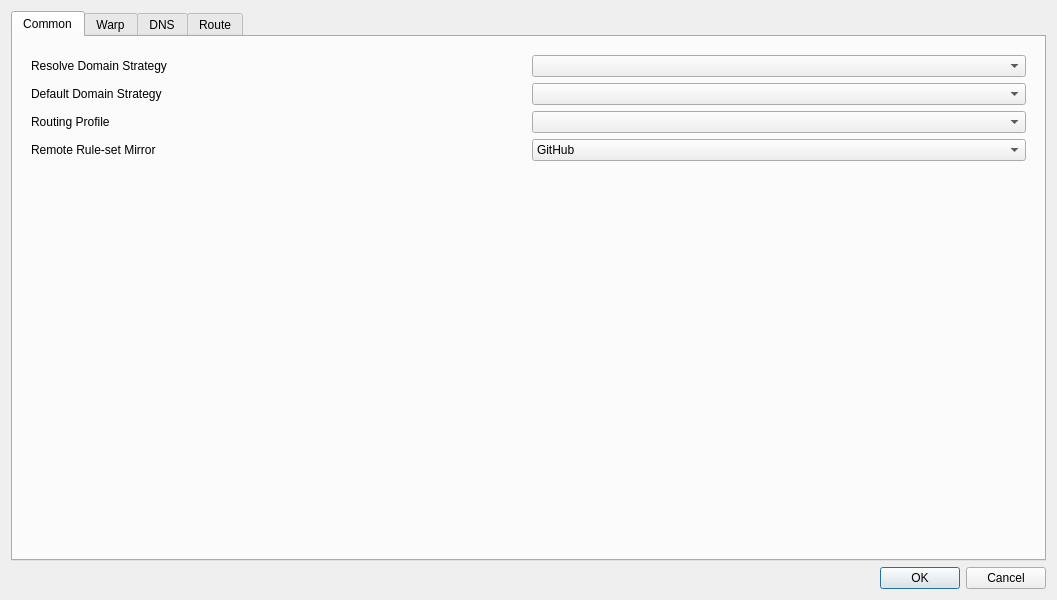
<?xml version="1.0" encoding="UTF-8"?>
<ui version="4.0">
 <class>DialogManageRoutes</class>
 <widget class="QDialog" name="DialogManageRoutes">
  <property name="geometry">
   <rect>
    <x>0</x>
    <y>0</y>
    <width>1057</width>
    <height>600</height>
   </rect>
  </property>
  <property name="windowTitle">
   <string>Routes</string>
  </property>
  <layout class="QVBoxLayout" name="verticalLayout">
   <item>
    <widget class="QTabWidget" name="tabWidget">
     <property name="currentIndex">
      <number>0</number>
     </property>
     <widget class="QWidget" name="tab">
      <attribute name="title">
       <string>Common</string>
      </attribute>
      <layout class="QVBoxLayout" name="verticalLayout_3">
       <item>
        <widget class="QWidget" name="widget" native="true">
         <layout class="QGridLayout" name="gridLayout_2">
          <item row="3" column="1">
           <widget class="QComboBox" name="route_prof"/>
          </item>
          <item row="2" column="0">
           <widget class="QLabel" name="label_3">
            <property name="uiLevel" stdset="0">
             <string notr="true">advanced</string>
            </property>
            <property name="toolTip">
             <string>&lt;html&gt;&lt;head/&gt;&lt;body&gt;&lt;p&gt;Used as default strategy when resolving outbound/dns server Domain addresses&lt;/p&gt;&lt;/body&gt;&lt;/html&gt;</string>
            </property>
            <property name="text">
             <string>Default Domain Strategy</string>
            </property>
            <property name="buddy">
             <cstring>default_domain_strategy</cstring>
            </property>
           </widget>
          </item>
          <item row="1" column="1">
           <widget class="QComboBox" name="domainStrategyCombo">
            <property name="uiLevel" stdset="0">
             <string notr="true">advanced</string>
            </property>
            <property name="editable">
             <bool>false</bool>
            </property>
           </widget>
          </item>
          <item row="2" column="1">
           <widget class="QComboBox" name="default_domain_strategy">
            <property name="uiLevel" stdset="0">
             <string notr="true">advanced</string>
            </property>
            <property name="editable">
             <bool>false</bool>
            </property>
           </widget>
          </item>
          <item row="4" column="0">
           <widget class="QLabel" name="ruleset_mirror_l">
            <property name="uiLevel" stdset="0">
             <string notr="true">advanced</string>
            </property>
            <property name="text">
             <string>Remote Rule-set Mirror</string>
            </property>
            <property name="buddy">
             <cstring>ruleset_mirror</cstring>
            </property>
           </widget>
          </item>
          <item row="1" column="0">
           <widget class="QLabel" name="label_6">
            <property name="uiLevel" stdset="0">
             <string notr="true">advanced</string>
            </property>
            <property name="toolTip">
             <string>&lt;html&gt;&lt;head/&gt;&lt;body&gt;&lt;p&gt;If not empty, resolves domains in requests according to the strategy&lt;/p&gt;&lt;/body&gt;&lt;/html&gt;</string>
            </property>
            <property name="text">
             <string>Resolve Domain Strategy</string>
            </property>
            <property name="buddy">
             <cstring>domainStrategyCombo</cstring>
            </property>
           </widget>
          </item>
          <item row="3" column="0">
           <widget class="QLabel" name="route_prof_l">
            <property name="text">
             <string>Routing Profile</string>
            </property>
            <property name="buddy">
             <cstring>route_prof</cstring>
            </property>
           </widget>
          </item>
          <item row="4" column="1">
           <widget class="QComboBox" name="ruleset_mirror">
            <property name="uiLevel" stdset="0">
             <string notr="true">advanced</string>
            </property>
            <item>
             <property name="text">
              <string>GitHub</string>
             </property>
            </item>
            <item>
             <property name="text">
              <string>jsDelivr(Cloudflare)</string>
             </property>
            </item>
            <item>
             <property name="text">
              <string>jsDelivr(Gcore)</string>
             </property>
            </item>
            <item>
             <property name="text">
              <string>jsDelivr(Quantil)</string>
             </property>
            </item>
            <item>
             <property name="text">
              <string>jsDelivr(Fastly)</string>
             </property>
            </item>
            <item>
             <property name="text">
              <string>jsDelivr(CDN)</string>
             </property>
            </item>
           </widget>
          </item>
         </layout>
        </widget>
       </item>
       <item>
        <spacer name="common_bottom_spacer">
         <property name="orientation">
          <enum>Qt::Vertical</enum>
         </property>
         <property name="sizeHint" stdset="0">
          <size>
           <width>20</width>
           <height>0</height>
          </size>
         </property>
        </spacer>
       </item>
      </layout>
     </widget>
     <widget class="QWidget" name="tab_5">
      <property name="uiFoldInto" stdset="0">
       <string notr="true">tab</string>
      </property>
      <attribute name="title">
       <string>Warp</string>
      </attribute>
      <layout class="QVBoxLayout" name="verticalLayout_8">
       <item>
        <widget class="QWidget" name="widget_3" native="true">
         <layout class="QFormLayout" name="formLayout_3">
          <item row="0" column="0">
           <widget class="QCheckBox" name="enable_warp">
            <property name="toolTip">
             <string>&lt;html&gt;&lt;head/&gt;&lt;body&gt;&lt;p&gt;Enables the following config to be used as egress, useful for bypassing services restrciting non-warp VPNs&lt;/p&gt;&lt;/body&gt;&lt;/html&gt;</string>
            </property>
            <property name="text">
             <string>Enable Warp</string>
            </property>
           </widget>
          </item>
          <item row="1" column="0">
           <widget class="QLabel" name="warp_mode_l">
            <property name="toolTip">
             <string>WireGuard runs over UDP. AmneziaWG adds WARP-compatible junk and camouflage packets. MASQUE tunnels over HTTP/3 or HTTP/2.</string>
            </property>
            <property name="text">
             <string>Mode</string>
            </property>
            <property name="buddy">
             <cstring>warp_mode</cstring>
            </property>
           </widget>
          </item>
          <item row="1" column="1">
           <widget class="QComboBox" name="warp_mode">
            <property name="toolTip">
             <string>WireGuard runs over UDP. AmneziaWG adds WARP-compatible junk and camouflage packets. MASQUE tunnels over HTTP/3 or HTTP/2.</string>
            </property>
            <item>
             <property name="text">
              <string notr="true">WireGuard</string>
             </property>
            </item>
            <item>
             <property name="text">
              <string notr="true">MASQUE</string>
             </property>
            </item>
            <item>
             <property name="text">
              <string notr="true">AmneziaWG</string>
             </property>
            </item>
           </widget>
          </item>
         </layout>
        </widget>
       </item>
       <item>
        <widget class="QGroupBox" name="warp_wg_box">
         <property name="uiLevel" stdset="0">
          <string notr="true">advanced</string>
         </property>
         <property name="title">
          <string notr="true">WireGuard</string>
         </property>
         <layout class="QFormLayout" name="warp_wg_form">
          <item row="0" column="0">
           <widget class="QLabel" name="label_7">
            <property name="text">
             <string>Endpoint</string>
            </property>
            <property name="buddy">
             <cstring>warp_ep</cstring>
            </property>
           </widget>
          </item>
          <item row="0" column="1">
           <widget class="QLineEdit" name="warp_ep"/>
          </item>
          <item row="1" column="0">
           <widget class="QLabel" name="label_4">
            <property name="text">
             <string>Private Key</string>
            </property>
            <property name="buddy">
             <cstring>warp_private_key</cstring>
            </property>
           </widget>
          </item>
          <item row="1" column="1">
           <widget class="QLineEdit" name="warp_private_key"/>
          </item>
          <item row="2" column="0">
           <widget class="QLabel" name="label_5">
            <property name="text">
             <string>Public Key</string>
            </property>
            <property name="buddy">
             <cstring>warp_public_key</cstring>
            </property>
           </widget>
          </item>
          <item row="2" column="1">
           <widget class="QLineEdit" name="warp_public_key"/>
          </item>
          <item row="3" column="0">
           <widget class="QLabel" name="label_12">
            <property name="text">
             <string>Interface Addresses</string>
            </property>
            <property name="buddy">
             <cstring>warp_ifc_addrs</cstring>
            </property>
           </widget>
          </item>
          <item row="3" column="1">
           <widget class="QLineEdit" name="warp_ifc_addrs"/>
          </item>
          <item row="4" column="0">
           <widget class="QLabel" name="label">
            <property name="text">
             <string>Reserved</string>
            </property>
            <property name="buddy">
             <cstring>warp_reserved</cstring>
            </property>
           </widget>
          </item>
          <item row="4" column="1">
           <widget class="QLineEdit" name="warp_reserved"/>
          </item>
         </layout>
        </widget>
       </item>
       <item>
        <widget class="QGroupBox" name="warp_masque_box">
         <property name="uiLevel" stdset="0">
          <string notr="true">advanced</string>
         </property>
         <property name="title">
          <string notr="true">MASQUE</string>
         </property>
         <layout class="QFormLayout" name="warp_masque_form">
          <item row="0" column="0">
           <widget class="QLabel" name="warp_masque_ep_l">
            <property name="text">
             <string>Endpoint</string>
            </property>
            <property name="buddy">
             <cstring>warp_masque_ep</cstring>
            </property>
           </widget>
          </item>
          <item row="0" column="1">
           <widget class="QLineEdit" name="warp_masque_ep"/>
          </item>
          <item row="1" column="0">
           <widget class="QLabel" name="warp_masque_private_key_l">
            <property name="text">
             <string>Private Key</string>
            </property>
            <property name="buddy">
             <cstring>warp_masque_private_key</cstring>
            </property>
           </widget>
          </item>
          <item row="1" column="1">
           <widget class="QLineEdit" name="warp_masque_private_key"/>
          </item>
          <item row="2" column="0">
           <widget class="QLabel" name="warp_masque_peer_public_key_l">
            <property name="toolTip">
             <string>Base64 DER of the server's public key. When set, it pins the server certificate.</string>
            </property>
            <property name="text">
             <string>Peer Public Key</string>
            </property>
            <property name="buddy">
             <cstring>warp_masque_peer_public_key</cstring>
            </property>
           </widget>
          </item>
          <item row="2" column="1">
           <widget class="QLineEdit" name="warp_masque_peer_public_key"/>
          </item>
          <item row="3" column="0">
           <widget class="QLabel" name="warp_masque_ifc_addrs_l">
            <property name="text">
             <string>Interface Addresses</string>
            </property>
            <property name="buddy">
             <cstring>warp_masque_ifc_addrs</cstring>
            </property>
           </widget>
          </item>
          <item row="3" column="1">
           <widget class="QLineEdit" name="warp_masque_ifc_addrs"/>
          </item>
          <item row="4" column="0">
           <widget class="QLabel" name="warp_masque_sni_l">
            <property name="text">
             <string notr="true">SNI</string>
            </property>
            <property name="buddy">
             <cstring>warp_masque_sni</cstring>
            </property>
           </widget>
          </item>
          <item row="4" column="1">
           <widget class="QLineEdit" name="warp_masque_sni"/>
          </item>
          <item row="5" column="0">
           <widget class="QLabel" name="warp_masque_http_mode_l">
            <property name="toolTip">
             <string>HTTP/3 runs over UDP; HTTP/2 runs over TLS on TCP and works where UDP is blocked.</string>
            </property>
            <property name="text">
             <string>HTTP Version</string>
            </property>
            <property name="buddy">
             <cstring>warp_masque_http_mode</cstring>
            </property>
           </widget>
          </item>
          <item row="5" column="1">
           <widget class="QComboBox" name="warp_masque_http_mode">
            <property name="toolTip">
             <string>HTTP/3 runs over UDP; HTTP/2 runs over TLS on TCP and works where UDP is blocked.</string>
            </property>
            <item>
             <property name="text">
              <string>HTTP/3 (fallback to HTTP/2)</string>
             </property>
            </item>
            <item>
             <property name="text">
              <string>HTTP/3 only</string>
             </property>
            </item>
            <item>
             <property name="text">
              <string notr="true">HTTP/2</string>
             </property>
            </item>
           </widget>
          </item>
         </layout>
        </widget>
       </item>
       <item>
        <layout class="QHBoxLayout" name="warp_autogen_row">
         <item>
           <widget class="QPushButton" name="warp_autogen">
            <property name="toolTip">
             <string>&lt;html&gt;&lt;head/&gt;&lt;body&gt;&lt;p&gt;Gets a new config from cloudflare API&lt;/p&gt;&lt;/body&gt;&lt;/html&gt;</string>
            </property>
            <property name="text">
             <string>Generate Warp Config</string>
            </property>
           </widget>
          </item>
         <item>
          <widget class="QPushButton" name="warp_api_hosts_btn">
           <property name="uiLevel" stdset="0">
            <string notr="true">advanced</string>
           </property>
           <property name="toolTip">
            <string>Cloudflare API domains to try, in order, when generating a WARP config</string>
           </property>
           <property name="text">
            <string>Registration Domains…</string>
           </property>
          </widget>
         </item>
         <item>
          <spacer name="warp_autogen_spacer">
           <property name="orientation">
            <enum>Qt::Horizontal</enum>
            </property>
           <property name="sizeHint" stdset="0">
            <size>
             <width>40</width>
             <height>20</height>
            </size>
            </property>
          </spacer>
          </item>
         </layout>
       </item>
       <item>
        <spacer name="warp_bottom_spacer">
         <property name="orientation">
          <enum>Qt::Vertical</enum>
         </property>
         <property name="sizeHint" stdset="0">
          <size>
           <width>20</width>
           <height>40</height>
          </size>
         </property>
        </spacer>
       </item>
      </layout>
     </widget>
     <widget class="QWidget" name="tab_3">
      <attribute name="title">
       <string>DNS</string>
      </attribute>
      <layout class="QVBoxLayout" name="verticalLayout_4">
       <item>
        <widget class="QGroupBox" name="simple_dns_box">
         <property name="uiFoldInto" stdset="0">
          <string notr="true">tab</string>
         </property>
         <property name="title">
          <string>Simple DNS Settings</string>
         </property>
         <layout class="QGridLayout" name="gridLayout">
          <item row="4" column="0">
           <widget class="QLabel" name="label_2">
            <property name="uiLevel" stdset="0">
             <string notr="true">advanced</string>
            </property>
            <property name="toolTip">
             <string>&lt;html&gt;&lt;head/&gt;&lt;body&gt;&lt;p&gt;Local DNS can not be used in some configurations, you will have to set an ip here to be used as local dns in such situations&lt;/p&gt;&lt;/body&gt;&lt;/html&gt;</string>
            </property>
            <property name="text">
             <string>Local Override</string>
            </property>
            <property name="buddy">
             <cstring>local_override</cstring>
            </property>
           </widget>
          </item>
          <item row="7" column="3">
           <layout class="QHBoxLayout" name="horizontalLayout_3">
            <item>
             <widget class="QComboBox" name="dns_final_out">
              <item>
               <property name="text">
                <string notr="true">remote</string>
               </property>
              </item>
              <item>
               <property name="text">
                <string notr="true">direct</string>
               </property>
              </item>
             </widget>
            </item>
            <item>
             <widget class="QCheckBox" name="enable_dns_routing">
              <property name="uiLevel" stdset="0">
               <string notr="true">advanced</string>
              </property>
              <property name="toolTip">
               <string>&lt;html&gt;&lt;head/&gt;&lt;body&gt;&lt;p&gt;When enabled, domains destined for direct outbound will also be resolved using direct dns&lt;/p&gt;&lt;/body&gt;&lt;/html&gt;</string>
              </property>
              <property name="text">
               <string>Enable DNS Routing</string>
              </property>
             </widget>
            </item>
            <item>
             <widget class="QCheckBox" name="respect_hosts">
              <property name="uiLevel" stdset="0">
               <string notr="true">advanced</string>
              </property>
              <property name="toolTip">
               <string>&lt;html&gt;&lt;head/&gt;&lt;body&gt;&lt;p&gt;Answer A/AAAA queries from the system hosts file before consulting any DNS server. Only domains actually listed in the file are affected.&lt;/p&gt;&lt;/body&gt;&lt;/html&gt;</string>
              </property>
              <property name="text">
               <string>Respect Hosts File</string>
              </property>
             </widget>
            </item>
            <item>
             <widget class="QPushButton" name="predefined_dns">
              <property name="uiLevel" stdset="0">
               <string notr="true">advanced</string>
              </property>
              <property name="sizePolicy">
               <sizepolicy hsizetype="Maximum" vsizetype="Fixed">
                <horstretch>0</horstretch>
                <verstretch>0</verstretch>
               </sizepolicy>
              </property>
              <property name="text">
               <string>Predefined Answers</string>
              </property>
             </widget>
            </item>
           </layout>
          </item>
          <item row="1" column="0">
           <widget class="QLabel" name="label_9">
            <property name="toolTip">
             <string>&lt;html&gt;&lt;head/&gt;&lt;body&gt;&lt;p&gt;examples:&lt;br/&gt;tls://8.8.8.8&lt;br/&gt;https://domain/path&lt;/p&gt;&lt;p&gt;tcp://8.8.8.8:1234&lt;/p&gt;&lt;p&gt;dhcp://auto&lt;/p&gt;&lt;p&gt;h3://domain/path&lt;/p&gt;&lt;p&gt;quic://domain:4632&lt;/p&gt;&lt;p&gt;etc&lt;/p&gt;&lt;/body&gt;&lt;/html&gt;</string>
            </property>
            <property name="text">
             <string>Remote DNS</string>
            </property>
            <property name="buddy">
             <cstring>remote_dns</cstring>
            </property>
           </widget>
          </item>
          <item row="4" column="3">
           <layout class="QHBoxLayout" name="horizontalLayout_5">
            <item>
             <widget class="QLineEdit" name="local_override">
              <property name="uiLevel" stdset="0">
               <string notr="true">advanced</string>
              </property>
             </widget>
            </item>
           </layout>
          </item>
          <item row="2" column="3">
           <layout class="QHBoxLayout" name="horizontalLayout_8">
            <item>
             <widget class="QComboBox" name="direct_dns">
              <property name="sizePolicy">
               <sizepolicy hsizetype="Expanding" vsizetype="Fixed">
                <horstretch>0</horstretch>
                <verstretch>0</verstretch>
               </sizepolicy>
              </property>
              <property name="editable">
               <bool>true</bool>
              </property>
             </widget>
            </item>
            <item>
             <widget class="QCheckBox" name="direct_dns_disable_ipv6">
              <property name="uiLevel" stdset="0">
               <string notr="true">advanced</string>
              </property>
              <property name="toolTip">
               <string>Answer AAAA queries sent to this server with an empty result.</string>
              </property>
              <property name="text">
               <string>Disable IPv6</string>
              </property>
             </widget>
            </item>
           </layout>
          </item>
          <item row="2" column="0">
           <widget class="QLabel" name="label_8">
            <property name="toolTip">
             <string>This is especially important and it is recommended to use the default value of &quot;localhost&quot;.
If the default value does not work, try changing it to &quot;223.5.5.5&quot;.
For more information, see the document &quot;Configuration/DNS&quot;.</string>
            </property>
            <property name="text">
             <string>Direct DNS</string>
            </property>
            <property name="buddy">
             <cstring>direct_dns</cstring>
            </property>
           </widget>
          </item>
          <item row="1" column="3">
           <layout class="QHBoxLayout" name="horizontalLayout_7">
            <item>
             <widget class="QComboBox" name="remote_dns">
              <property name="sizePolicy">
               <sizepolicy hsizetype="Expanding" vsizetype="Fixed">
                <horstretch>0</horstretch>
                <verstretch>0</verstretch>
               </sizepolicy>
              </property>
              <property name="editable">
               <bool>true</bool>
              </property>
             </widget>
            </item>
            <item>
             <widget class="QCheckBox" name="remote_dns_disable_ipv6">
              <property name="uiLevel" stdset="0">
               <string notr="true">advanced</string>
              </property>
              <property name="toolTip">
               <string>Answer AAAA queries sent to this server with an empty result.</string>
              </property>
              <property name="text">
               <string>Disable IPv6</string>
              </property>
             </widget>
            </item>
           </layout>
          </item>
          <item row="7" column="0">
           <widget class="QLabel" name="dns_final_out_l">
            <property name="text">
             <string>Default DNS server</string>
            </property>
            <property name="buddy">
             <cstring>dns_final_out</cstring>
            </property>
           </widget>
          </item>
          <item row="8" column="3">
           <layout class="QHBoxLayout" name="horizontalLayout_6">
            <item>
             <widget class="QCheckBox" name="enable_fakeip">
              <property name="uiLevel" stdset="0">
               <string notr="true">advanced</string>
              </property>
              <property name="text">
               <string>Enable FakeIP</string>
              </property>
             </widget>
            </item>
            <item>
             <widget class="QCheckBox" name="fakeip_disable_ipv6">
              <property name="uiLevel" stdset="0">
               <string notr="true">advanced</string>
              </property>
              <property name="toolTip">
               <string>Hand out no fake IPv6 addresses; AAAA queries are answered empty.</string>
              </property>
              <property name="text">
               <string>FakeIP Disable IPv6</string>
              </property>
             </widget>
            </item>
           </layout>
          </item>
         </layout>
        </widget>
       </item>
       <item>
        <widget class="QGroupBox" name="groupBox">
         <property name="uiLevel" stdset="0">
          <string notr="true">advanced</string>
         </property>
         <property name="sizePolicy">
          <sizepolicy hsizetype="Preferred" vsizetype="Maximum">
           <horstretch>0</horstretch>
           <verstretch>0</verstretch>
          </sizepolicy>
         </property>
         <property name="title">
          <string>Advanced</string>
         </property>
         <layout class="QVBoxLayout" name="verticalLayout_5">
          <item>
           <widget class="QPushButton" name="dns_advanced">
            <property name="sizePolicy">
             <sizepolicy hsizetype="Expanding" vsizetype="Fixed">
              <horstretch>0</horstretch>
              <verstretch>0</verstretch>
             </sizepolicy>
            </property>
            <property name="toolTip">
             <string>&lt;html&gt;&lt;head/&gt;&lt;body&gt;&lt;p&gt;Cache behaviour, optimistic cache and query timeout.&lt;/p&gt;&lt;/body&gt;&lt;/html&gt;</string>
            </property>
            <property name="text">
             <string>Advanced Settings</string>
            </property>
           </widget>
          </item>
          <item>
           <widget class="QCheckBox" name="apply_dns_to_full_config">
            <property name="toolTip">
             <string>&lt;html&gt;&lt;head/&gt;&lt;body&gt;&lt;p&gt;Profiles that carry a whole sing-box config normally use the DNS servers written into that config, ignoring everything above. Turn this on to use these settings instead. If the profile\x27s own rules reference its DNS servers the swap is skipped and reported in the log.&lt;/p&gt;&lt;/body&gt;&lt;/html&gt;</string>
            </property>
            <property name="text">
             <string>Apply these DNS settings to full-config profiles</string>
            </property>
           </widget>
          </item>
          <item>
           <layout class="QHBoxLayout" name="horizontalLayout_4">
            <item>
             <widget class="QCheckBox" name="use_dns_object">
              <property name="text">
               <string>Use Custom DNS Object</string>
              </property>
             </widget>
            </item>
            <item>
             <widget class="QPushButton" name="dns_object_edit">
              <property name="sizePolicy">
               <sizepolicy hsizetype="Expanding" vsizetype="Fixed">
                <horstretch>0</horstretch>
                <verstretch>0</verstretch>
               </sizepolicy>
              </property>
              <property name="text">
               <string>Edit DNS Object</string>
              </property>
             </widget>
            </item>
           </layout>
          </item>
         </layout>
        </widget>
       </item>
       <item>
        <spacer name="dns_bottom_spacer">
         <property name="orientation">
          <enum>Qt::Vertical</enum>
         </property>
         <property name="sizeHint" stdset="0">
          <size>
           <width>20</width>
           <height>0</height>
          </size>
         </property>
        </spacer>
       </item>
      </layout>
     </widget>
     <widget class="QWidget" name="tab_2">
      <attribute name="title">
       <string>Route</string>
      </attribute>
      <layout class="QVBoxLayout" name="verticalLayout_2">
       <item>
        <widget class="QGroupBox" name="route_profiles_box">
         <property name="title">
          <string>Routing Profiles</string>
         </property>
         <layout class="QVBoxLayout" name="verticalLayout_6">
          <item>
           <widget class="QListWidget" name="route_profiles"/>
          </item>
          <item>
           <widget class="QWidget" name="widget_2" native="true">
            <layout class="QHBoxLayout" name="horizontalLayout_2">
             <item>
              <widget class="QPushButton" name="new_route">
               <property name="text">
                <string>New</string>
               </property>
              </widget>
             </item>
             <item>
              <widget class="QPushButton" name="clone_route">
               <property name="text">
                <string>Clone</string>
               </property>
              </widget>
             </item>
             <item>
              <widget class="QPushButton" name="export_route">
               <property name="text">
                <string>Export</string>
               </property>
              </widget>
             </item>
             <item>
              <widget class="QPushButton" name="import_route">
               <property name="text">
                <string>Import</string>
               </property>
              </widget>
             </item>
             <item>
              <widget class="QPushButton" name="edit_route">
               <property name="text">
                <string>Edit</string>
               </property>
              </widget>
             </item>
             <item>
              <widget class="QPushButton" name="delete_route">
               <property name="text">
                <string>Delete</string>
               </property>
              </widget>
             </item>
             <item>
              <widget class="QPushButton" name="update_route">
               <property name="toolTip">
                <string>Update the selected remote routing profile, or all of them</string>
               </property>
               <property name="text">
                <string>Update</string>
               </property>
              </widget>
             </item>
            </layout>
           </widget>
          </item>
         </layout>
        </widget>
       </item>
      </layout>
     </widget>
    </widget>
   </item>
   <item>
    <layout class="QHBoxLayout" name="horizontalLayout">
     <item>
      <widget class="QDialogButtonBox" name="buttonBox">
       <property name="sizePolicy">
        <sizepolicy hsizetype="Preferred" vsizetype="Preferred">
         <horstretch>0</horstretch>
         <verstretch>0</verstretch>
        </sizepolicy>
       </property>
       <property name="standardButtons">
        <set>QDialogButtonBox::StandardButton::Cancel|QDialogButtonBox::StandardButton::Ok</set>
       </property>
      </widget>
     </item>
    </layout>
   </item>
  </layout>
 </widget>
 <tabstops>
  <tabstop>tabWidget</tabstop>
  <tabstop>domainStrategyCombo</tabstop>
  <tabstop>default_domain_strategy</tabstop>
  <tabstop>remote_dns</tabstop>
  <tabstop>remote_dns_disable_ipv6</tabstop>
  <tabstop>direct_dns</tabstop>
  <tabstop>direct_dns_disable_ipv6</tabstop>
  <tabstop>dns_final_out</tabstop>
 </tabstops>
 <resources/>
 <connections>
  <connection>
   <sender>buttonBox</sender>
   <signal>rejected()</signal>
   <receiver>DialogManageRoutes</receiver>
   <slot>reject()</slot>
   <hints>
    <hint type="sourcelabel">
     <x>399</x>
     <y>574</y>
    </hint>
    <hint type="destinationlabel">
     <x>399</x>
     <y>299</y>
    </hint>
   </hints>
  </connection>
  <connection>
   <sender>buttonBox</sender>
   <signal>accepted()</signal>
   <receiver>DialogManageRoutes</receiver>
   <slot>accept()</slot>
   <hints>
    <hint type="sourcelabel">
     <x>399</x>
     <y>574</y>
    </hint>
    <hint type="destinationlabel">
     <x>399</x>
     <y>299</y>
    </hint>
   </hints>
  </connection>
 </connections>
</ui>
